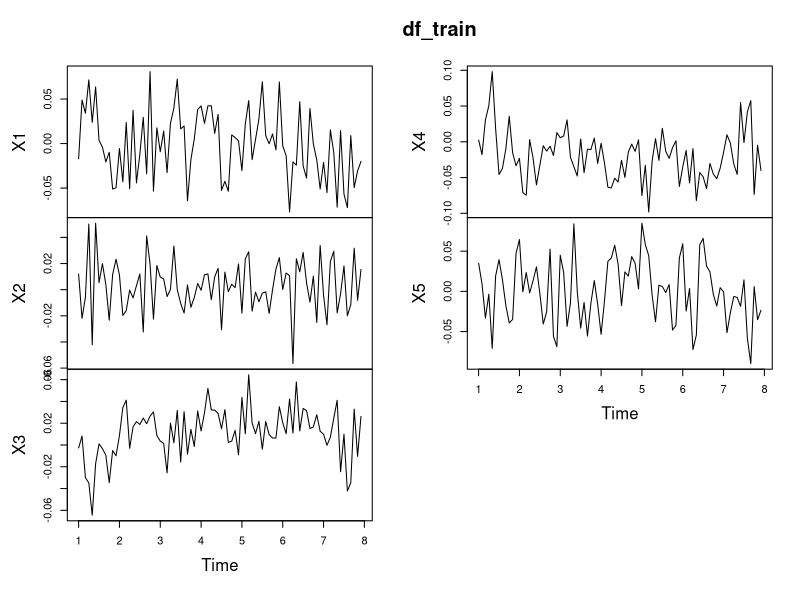

This figure's R source: (Note: this script raises an error after producing the figure.)
## ---- chunk 1
getPred_ts<- function(Xtrain, Xtest, getPredFunc, models){
  
  H <- nrow(Xtest)
  mu_hat <- matrix(NA, H, 5)
  se_hat <- matrix(NA, H, 5)
  

  X_test_past <- Xtest[0,]
  for (h in seq_len(H)) {
    for (i in 1:5){
      # update model state with data up to t-1 (parameters fixed)
      pred <- do.call(getPredFunc, list(Xtrain[,i], X_test_past[,i], models[[i]]))
      print(pred)
      mu_hat[h,i] <- pred$mu_hat
      se_hat[h,i] <- pred$se_hat
    }
    X_test_past <- Xtest[1:h,,drop=FALSE]
  }
  return(list(mu_hat=mu_hat, se_hat=se_hat))
}
## ---- chunk 2
library(readr)
library(forecast)

df_train <- read_csv("./data/stock_returns_train.csv")
## ---- chunk 3
df_ts <- ts(df_train, frequency=12)

df_train <- ts(df_ts[1:(7*12),], frequency=12)
df_test <- ts(df_ts[(7*12+1):length(df_ts[,1]),], frequency=12)
## ---- chunk 4
plot(df_train)
## ---- chunk 5
OSA <- function(train_data, new_data, model) {
  
  # 1. Si hay datos nuevos (X_test_past no está vacío), actualizamos el modelo
  # Arima() (con mayúscula) permite aplicar un modelo existente a nuevos datos
  if(length(new_data) > 0){
     # Unimos los datos históricos con los nuevos para el contexto
     # O simplemente usamos Arima para filtrar los nuevos datos usando el modelo previo
     model <- Arima(c(train_data, new_data), model=model)
  }
  
  # 2. Predecimos
  pred <- forecast(model, h = 1)
  
  # 3. Retornamos vector (Corregimos el error de mu_t[i] que tenías dentro)
  vec <- data.frame(c('mu_hat' = pred$mean, 'se_hat' = mean(pred$model$sigma2)))
  
  return(vec)
}
## ---- chunk 6
# Entrenar modelos ARIMA con TODOS los datos de entrenamiento (7 años)
models <- list()

for (serie in 1:5) {
  # Usar auto.arima para selección automática
  model <- auto.arima(df_train[, serie])
  models[[serie]] <- model
  
  # Opcional: guardar también el orden (p,d,q) para referencia
  cat(sprintf("Serie %d: ARIMA(%d,%d,%d)\n", 
              serie, 
              model$arma[1],  # p
              model$arma[6],  # d  
              model$arma[2])) # q
}
## ---- chunk 7
getPred_ts(df_train,df_test,OSA, models)
